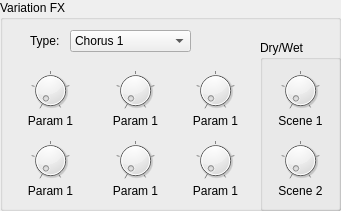
         <widget class="QGroupBox" name="groupBox_5">
          <property name="geometry">
           <rect>
            <x>20</x>
            <y>50</y>
            <width>341</width>
            <height>211</height>
           </rect>
          </property>
          <property name="title">
           <string>Variation FX</string>
          </property>
          <widget class="QLabel" name="label_18">
           <property name="geometry">
            <rect>
             <x>30</x>
             <y>30</y>
             <width>49</width>
             <height>21</height>
            </rect>
           </property>
           <property name="text">
            <string>Type:</string>
           </property>
          </widget>
          <widget class="ComboPicker" name="variFxType">
           <property name="geometry">
            <rect>
             <x>70</x>
             <y>30</y>
             <width>121</width>
             <height>22</height>
            </rect>
           </property>
           <item>
            <property name="text">
             <string>Chorus 1</string>
            </property>
           </item>
           <item>
            <property name="text">
             <string>Chorus 2</string>
            </property>
           </item>
           <item>
            <property name="text">
             <string>Flanger</string>
            </property>
           </item>
           <item>
            <property name="text">
             <string>Symphonic</string>
            </property>
           </item>
           <item>
            <property name="text">
             <string>Phaser</string>
            </property>
           </item>
           <item>
            <property name="text">
             <string>Auto PAN</string>
            </property>
           </item>
           <item>
            <property name="text">
             <string>Rotary Speaker</string>
            </property>
           </item>
           <item>
            <property name="text">
             <string>Pitch Change</string>
            </property>
           </item>
           <item>
            <property name="text">
             <string>Aural Exciter</string>
            </property>
           </item>
           <item>
            <property name="text">
             <string>Compressor</string>
            </property>
           </item>
           <item>
            <property name="text">
             <string>Wah-Wah</string>
            </property>
           </item>
           <item>
            <property name="text">
             <string>Distortion</string>
            </property>
           </item>
           <item>
            <property name="text">
             <string>Overdrive</string>
            </property>
           </item>
           <item>
            <property name="text">
             <string>Amp Simulator</string>
            </property>
           </item>
          </widget>
          <widget class="QLabel" name="fxLabel1">
           <property name="geometry">
            <rect>
             <x>0</x>
             <y>110</y>
             <width>101</width>
             <height>21</height>
            </rect>
           </property>
           <property name="text">
            <string>Param 1</string>
           </property>
           <property name="alignment">
            <set>Qt::AlignCenter</set>
           </property>
          </widget>
          <widget class="DialKnob" name="fxParam1">
           <property name="geometry">
            <rect>
             <x>30</x>
             <y>70</y>
             <width>41</width>
             <height>41</height>
            </rect>
           </property>
           <property name="sizePolicy">
            <sizepolicy hsizetype="Fixed" vsizetype="Fixed">
             <horstretch>0</horstretch>
             <verstretch>0</verstretch>
            </sizepolicy>
           </property>
           <property name="minimumSize">
            <size>
             <width>0</width>
             <height>0</height>
            </size>
           </property>
           <property name="maximumSize">
            <size>
             <width>16777215</width>
             <height>16777215</height>
            </size>
           </property>
           <property name="maximum">
            <number>32</number>
           </property>
           <property name="notchTarget">
            <double>8.000000000000000</double>
           </property>
           <property name="notchesVisible">
            <bool>true</bool>
           </property>
          </widget>
          <widget class="DialKnob" name="fxParam2">
           <property name="geometry">
            <rect>
             <x>110</x>
             <y>70</y>
             <width>51</width>
             <height>41</height>
            </rect>
           </property>
           <property name="sizePolicy">
            <sizepolicy hsizetype="Fixed" vsizetype="Fixed">
             <horstretch>0</horstretch>
             <verstretch>0</verstretch>
            </sizepolicy>
           </property>
           <property name="minimumSize">
            <size>
             <width>0</width>
             <height>0</height>
            </size>
           </property>
           <property name="maximumSize">
            <size>
             <width>16777215</width>
             <height>16777215</height>
            </size>
           </property>
           <property name="maximum">
            <number>32</number>
           </property>
           <property name="notchTarget">
            <double>8.000000000000000</double>
           </property>
           <property name="notchesVisible">
            <bool>true</bool>
           </property>
          </widget>
          <widget class="DialKnob" name="fxParam3">
           <property name="geometry">
            <rect>
             <x>190</x>
             <y>70</y>
             <width>51</width>
             <height>41</height>
            </rect>
           </property>
           <property name="sizePolicy">
            <sizepolicy hsizetype="Fixed" vsizetype="Fixed">
             <horstretch>0</horstretch>
             <verstretch>0</verstretch>
            </sizepolicy>
           </property>
           <property name="minimumSize">
            <size>
             <width>0</width>
             <height>0</height>
            </size>
           </property>
           <property name="maximumSize">
            <size>
             <width>16777215</width>
             <height>16777215</height>
            </size>
           </property>
           <property name="maximum">
            <number>32</number>
           </property>
           <property name="notchTarget">
            <double>8.000000000000000</double>
           </property>
           <property name="notchesVisible">
            <bool>true</bool>
           </property>
          </widget>
          <widget class="DialKnob" name="fxParam4">
           <property name="geometry">
            <rect>
             <x>30</x>
             <y>140</y>
             <width>41</width>
             <height>41</height>
            </rect>
           </property>
           <property name="sizePolicy">
            <sizepolicy hsizetype="Fixed" vsizetype="Fixed">
             <horstretch>0</horstretch>
             <verstretch>0</verstretch>
            </sizepolicy>
           </property>
           <property name="minimumSize">
            <size>
             <width>0</width>
             <height>0</height>
            </size>
           </property>
           <property name="maximumSize">
            <size>
             <width>16777215</width>
             <height>16777215</height>
            </size>
           </property>
           <property name="maximum">
            <number>32</number>
           </property>
           <property name="notchTarget">
            <double>8.000000000000000</double>
           </property>
           <property name="notchesVisible">
            <bool>true</bool>
           </property>
          </widget>
          <widget class="DialKnob" name="fxParam5">
           <property name="geometry">
            <rect>
             <x>110</x>
             <y>140</y>
             <width>51</width>
             <height>41</height>
            </rect>
           </property>
           <property name="sizePolicy">
            <sizepolicy hsizetype="Fixed" vsizetype="Fixed">
             <horstretch>0</horstretch>
             <verstretch>0</verstretch>
            </sizepolicy>
           </property>
           <property name="minimumSize">
            <size>
             <width>0</width>
             <height>0</height>
            </size>
           </property>
           <property name="maximumSize">
            <size>
             <width>16777215</width>
             <height>16777215</height>
            </size>
           </property>
           <property name="maximum">
            <number>32</number>
           </property>
           <property name="notchTarget">
            <double>8.000000000000000</double>
           </property>
           <property name="notchesVisible">
            <bool>true</bool>
           </property>
          </widget>
          <widget class="DialKnob" name="fxParam6">
           <property name="geometry">
            <rect>
             <x>190</x>
             <y>140</y>
             <width>51</width>
             <height>41</height>
            </rect>
           </property>
           <property name="sizePolicy">
            <sizepolicy hsizetype="Fixed" vsizetype="Fixed">
             <horstretch>0</horstretch>
             <verstretch>0</verstretch>
            </sizepolicy>
           </property>
           <property name="minimumSize">
            <size>
             <width>0</width>
             <height>0</height>
            </size>
           </property>
           <property name="maximumSize">
            <size>
             <width>16777215</width>
             <height>16777215</height>
            </size>
           </property>
           <property name="maximum">
            <number>32</number>
           </property>
           <property name="notchTarget">
            <double>8.000000000000000</double>
           </property>
           <property name="notchesVisible">
            <bool>true</bool>
           </property>
          </widget>
          <widget class="QLabel" name="fxLabel2">
           <property name="geometry">
            <rect>
             <x>80</x>
             <y>110</y>
             <width>111</width>
             <height>21</height>
            </rect>
           </property>
           <property name="text">
            <string>Param 1</string>
           </property>
           <property name="alignment">
            <set>Qt::AlignCenter</set>
           </property>
          </widget>
          <widget class="QLabel" name="fxLabel3">
           <property name="geometry">
            <rect>
             <x>170</x>
             <y>110</y>
             <width>91</width>
             <height>21</height>
            </rect>
           </property>
           <property name="text">
            <string>Param 1</string>
           </property>
           <property name="alignment">
            <set>Qt::AlignCenter</set>
           </property>
          </widget>
          <widget class="QLabel" name="fxLabel4">
           <property name="geometry">
            <rect>
             <x>0</x>
             <y>180</y>
             <width>101</width>
             <height>21</height>
            </rect>
           </property>
           <property name="text">
            <string>Param 1</string>
           </property>
           <property name="alignment">
            <set>Qt::AlignCenter</set>
           </property>
          </widget>
          <widget class="QLabel" name="fxLabel5">
           <property name="geometry">
            <rect>
             <x>90</x>
             <y>180</y>
             <width>91</width>
             <height>21</height>
            </rect>
           </property>
           <property name="text">
            <string>Param 1</string>
           </property>
           <property name="alignment">
            <set>Qt::AlignCenter</set>
           </property>
          </widget>
          <widget class="QLabel" name="fxLabel6">
           <property name="geometry">
            <rect>
             <x>170</x>
             <y>180</y>
             <width>91</width>
             <height>21</height>
            </rect>
           </property>
           <property name="text">
            <string>Param 1</string>
           </property>
           <property name="alignment">
            <set>Qt::AlignCenter</set>
           </property>
          </widget>
          <widget class="QGroupBox" name="groupBox_9">
           <property name="geometry">
            <rect>
             <x>260</x>
             <y>40</y>
             <width>81</width>
             <height>171</height>
            </rect>
           </property>
           <property name="title">
            <string>Dry/Wet</string>
           </property>
           <widget class="DialKnob" name="scene1DW">
            <property name="geometry">
             <rect>
              <x>20</x>
              <y>30</y>
              <width>41</width>
              <height>41</height>
             </rect>
            </property>
            <property name="sizePolicy">
             <sizepolicy hsizetype="Fixed" vsizetype="Fixed">
              <horstretch>0</horstretch>
              <verstretch>0</verstretch>
             </sizepolicy>
            </property>
            <property name="minimumSize">
             <size>
              <width>0</width>
              <height>0</height>
             </size>
            </property>
            <property name="maximumSize">
             <size>
              <width>16777215</width>
              <height>16777215</height>
             </size>
            </property>
            <property name="maximum">
             <number>32</number>
            </property>
            <property name="notchTarget">
             <double>8.000000000000000</double>
            </property>
            <property name="notchesVisible">
             <bool>true</bool>
            </property>
           </widget>
           <widget class="QLabel" name="param3label_5">
            <property name="geometry">
             <rect>
              <x>10</x>
              <y>70</y>
              <width>61</width>
              <height>21</height>
             </rect>
            </property>
            <property name="text">
             <string>Scene 1</string>
            </property>
            <property name="alignment">
             <set>Qt::AlignCenter</set>
            </property>
           </widget>
           <widget class="DialKnob" name="scene2DW">
            <property name="geometry">
             <rect>
              <x>20</x>
              <y>100</y>
              <width>41</width>
              <height>41</height>
             </rect>
            </property>
            <property name="sizePolicy">
             <sizepolicy hsizetype="Fixed" vsizetype="Fixed">
              <horstretch>0</horstretch>
              <verstretch>0</verstretch>
             </sizepolicy>
            </property>
            <property name="minimumSize">
             <size>
              <width>0</width>
              <height>0</height>
             </size>
            </property>
            <property name="maximumSize">
             <size>
              <width>16777215</width>
              <height>16777215</height>
             </size>
            </property>
            <property name="maximum">
             <number>32</number>
            </property>
            <property name="notchTarget">
             <double>8.000000000000000</double>
            </property>
            <property name="notchesVisible">
             <bool>true</bool>
            </property>
           </widget>
           <widget class="QLabel" name="param3label_6">
            <property name="geometry">
             <rect>
              <x>10</x>
              <y>140</y>
              <width>61</width>
              <height>21</height>
             </rect>
            </property>
            <property name="text">
             <string>Scene 2</string>
            </property>
            <property name="alignment">
             <set>Qt::AlignCenter</set>
            </property>
           </widget>
          </widget>
          <zorder>groupBox_9</zorder>
          <zorder>label_18</zorder>
          <zorder>variFxType</zorder>
          <zorder>fxLabel1</zorder>
          <zorder>fxParam1</zorder>
          <zorder>fxParam2</zorder>
          <zorder>fxParam3</zorder>
          <zorder>fxParam4</zorder>
          <zorder>fxParam5</zorder>
          <zorder>fxParam6</zorder>
          <zorder>fxLabel2</zorder>
          <zorder>fxLabel3</zorder>
          <zorder>fxLabel4</zorder>
          <zorder>fxLabel5</zorder>
          <zorder>fxLabel6</zorder>
         </widget>
